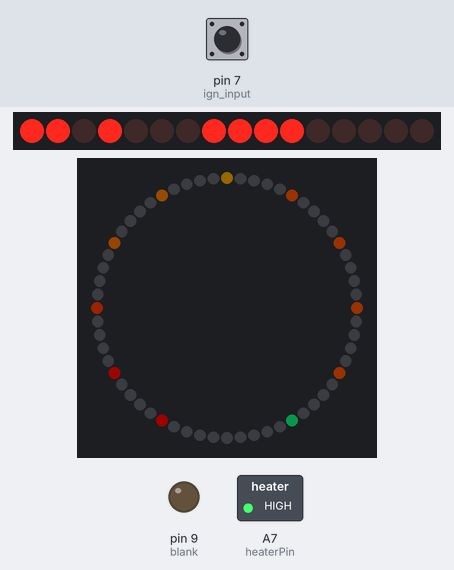
Bench run of a sketch on a simulated Teensy 4. On the bench: 16 shift-register outputs drawn as a row of LEDs (first output left, lit = HIGH), 60 RGB LEDs in a ring, first at the top, clockwise, switched loads named in the sketch (green lamp = pin HIGH), output pins drawn as LEDs (lit = HIGH). Wiring (inferred from the names in the program): 2 × shift register (74HC595): data pin 5; shift clock pin 1; latch pin 3. Wiring (inferred from the signals the program sends): row of LEDs: on Q0, Q1, Q2, Q3, Q4, Q5, Q6, Q7, Q8, Q9, Q10, Q11, Q12, Q13, Q14, Q15. The test bench sets the inputs (shaded band); at power-on: pin 7 (ign_input) HIGH. Dim RGB values are drawn brighter than linear; pins used as bus, display or sensor lines are not drawn.

Above: at 0.16 s.
At 1.07 s:
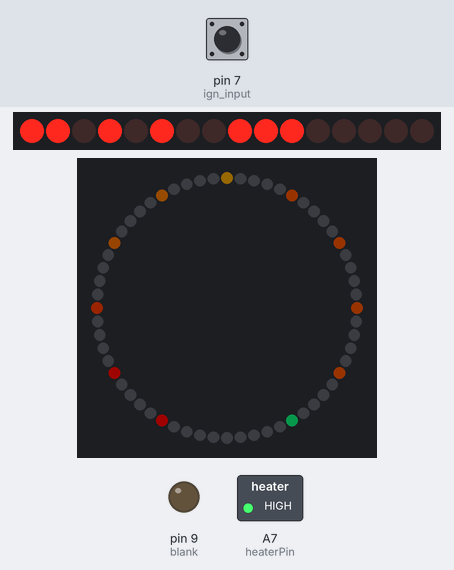
Timing chart, 0 to 40.0 s (numbered marks = the images above):
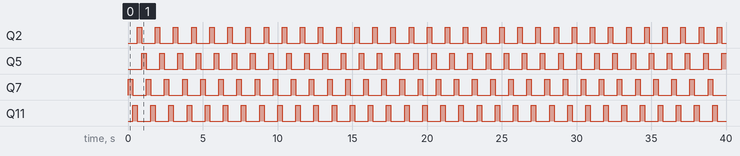

Measured:
- by itself, Q2, Q5, Q7, Q11: alternates HIGH for 0.30 s and LOW for 0.91 s
- by itself, everything shown: repeats every 1.2 s, in 4 steps

The sketch:

CountMethod.ino
```cpp
#include <FastLED.h>

// The LuMini rings need two data pins connected
#define DATA_PIN 11
#define CLOCK_PIN 13


// Define the array of leds
#define NUM_LEDS 60 //3 Inch
CRGB ring[NUM_LEDS];
uint8_t ringMap[255];
uint8_t rotation = 0;

void fadeAll(uint8_t scale = 250)
{
  for (int i = 0; i < NUM_LEDS; i++)
  {
    ring[i].nscale8(scale);
  }
}
float angleRangePerLED = 256.0 / (NUM_LEDS); //A single LED will take up a space this many degrees wide.

// see schematic for pin assignments
#define heaterPin 21
#define sck2 1
#define cs2 3
#define mosi2 5
#define blank 9
#define ign_input 7

int rpm = 8000;
bool NRup = true;
unsigned long tau = 0;
// Create an IntervalTimer object
IntervalTimer myTimer;
bool displayFlag = false;
bool blinkFlag = false;
bool blinkEven = false;
unsigned long blinkCount = 0;
#define blinkDelay 75
int vfdCount = 0;

// masks for vfd grid
#define threeMask 0b0000000000100000
#define twoMask 0b0000000000000100
#define oneMask 0b0000100000000000
#define zeroMask 0b0000000010000000

int ign_evt = 0; // counts ignition pulses
int last_ign_evt = 0;
int last_last_ign_evt = 0;
int last_last_last_ign_evt = 0;
#define fps 10000
void setup()
{
  //Configure pin outputs
  pinMode(sck2, OUTPUT);
  pinMode(cs2, OUTPUT);
  pinMode(mosi2, OUTPUT);
  pinMode(blank, OUTPUT);
  pinMode(heaterPin, OUTPUT);
  pinMode(7, INPUT_PULLUP);
  digitalWrite(blank, LOW); // enable VFD
  //analogWriteFrequency(heaterPin, 600);
  //analogWriteResolution(8);
  analogWrite(heaterPin, 150);// turn on heater

  //FastLED setup
  FastLED.addLeds<APA102, DATA_PIN, CLOCK_PIN, BGR>(ring, NUM_LEDS);
  FastLED.setBrightness(32);
  populateMap();

  myTimer.begin(frameISR, fps);


  //RPM counter interrupt
  attachInterrupt(digitalPinToInterrupt(ign_input), rpm_ISR, FALLING);
}

void loop() {
  // put your main code here, to run repeatedly:

//rpm = 1000000 / tau * 60 / 2; //convert microseconds to rps to rpm (2 ignition events per revolution)

  // grab pulses
  interrupts();
  delayMicroseconds(fps);
  noInterrupts();

  //calculate RPM
  int all_evt = 0;
  all_evt = (last_last_last_ign_evt + last_last_ign_evt + last_ign_evt + ign_evt)/4;
  rpm = all_evt * (1000000 / fps) * 60 / 2; // convert counts per frame to RPM (2 pulses per revolution)
  last_last_last_ign_evt = last_last_ign_evt;
  last_last_ign_evt = last_ign_evt;
  last_ign_evt = ign_evt;
  ign_evt = 0;
  //Display LED
  displayLED(rpm);
  //Display VFD
  displayVFD(vfdCount, rpm);
  displayFlag = false;


}

void populateMap () //we map LED's to a 360 degree circle where 360 == 255
{
  for (int ledNum = 0; ledNum < NUM_LEDS - 10; ledNum++) //Loops through each LED and assigns it to it's range of angles
  {
    for (int j = round(ledNum * angleRangePerLED * 6/5); j < round((ledNum + 1) * angleRangePerLED*6/5); j++)
    {

      if (ledNum <= 25)
      {
        ringMap[j] = 25 - ledNum;
      }
      else if (ledNum > 25)
      {
        ringMap[j] = 85 - ledNum;
      }


    }
  }
  return;
}

void frameISR()
{
  //set display flag
  displayFlag = true;
}


//This function displays one digit at a time
//it has to parse rpm into the relevant digit
void displayVFD(int count, int rpm)
{
  static int dec = 0;//decimal
  static int seg = 0;//seven seg
  static int out = 0;//masked output
  static const uint16_t dec2seg[10] =
  {
    0b0000011100001011,//0
    0b0000010000000010,//1
    0b0000010100011001,//2
    0b0000010100010011,//3
    0b0000011000010010,//4
    0b0000001100010011,//5
    0b0000001100011011,//6
    0b0000010100000010,//7
    0b0000011100011011,//8
    0b0000011100010011//9
  };

  if(count < 1)// if it's zero, or the least significant
    {
      dec = rpm % 10; // parse out 1's column
      seg = dec2seg[dec];// convert to binary in seven seg
      out = seg | zeroMask;
      vfdDigit(out);
      vfdCount = 1;
      return;
    }
  else if (count == 1) //grab 10's
    {
      dec = rpm % 100;
      dec = dec / 10;
      seg = dec2seg[dec];
      out = seg | oneMask;
      vfdDigit(out);
      vfdCount = 2;
      return;
    }
  else if (count == 2) //grab 100's
    {
      dec = rpm % 1000;
      dec = dec / 100;
      seg = dec2seg[dec];
      out = seg | twoMask;
      vfdDigit(out);
      vfdCount = 3;
      return;
    }
  else if (count > 2) // grab 1000's
    {
      dec = rpm / 1000;
      seg = dec2seg[dec];
      out = seg | threeMask;
      vfdDigit(out);
      vfdCount = 0;
      return;
    }
  else{return;}
}

void displayLED(int rotation){
  if(rpm > 9000 && blinkFlag == false && (millis() - blinkCount > blinkDelay)) //when to turn on
  {
    blinkCount = millis();
    blinkFlag = true;
    brandonValley();
    return;
  }
  else if(rpm > 9000 && blinkFlag == true)
  {
    if ((millis() - blinkCount) < blinkDelay)
    {
      return;
    }
    else //reset
    {
      blinkFlag = false;
      blinkCount = millis();
      blinkEven = !blinkEven;
    }
  }
  rotation = rotation * 255 / 9999 ;
  ring[25] = CHSV(25,255,255);
  ring[20] = CHSV(25,255,255);
  ring[15] = CHSV(25,255,255);
  ring[10] = CHSV(25,255,255);
  ring[5] = CHSV(25,255,255);
  ring[0] = CHSV(45,255,255);
  ring[55] = CHSV(35,255,255);
  ring[50] = CHSV(30,255,255);
  ring[45] = CHSV(20,255,255);
  ring[40] = CHSV(5,255,255);
  ring[35] = CHSV(0,255,255);
  ring[ringMap[rotation]] = CHSV(128, 200, 255);
  FastLED.show();
  fadeAll(250);
  return;
}

void vfdDigit(int letter)
{
  int msByte = letter >> 8;
  int lsByte = letter & 0x00FF;

  digitalWrite(cs2, LOW);
  shiftOut(mosi2, sck2, MSBFIRST, msByte);
  shiftOut(mosi2, sck2, MSBFIRST, lsByte);
  digitalWrite(cs2, HIGH);
}

void brandonValley()
{
  if(blinkEven)
  {
    for(int i = 0; i < NUM_LEDS; i+=2)
    {
      ring[i] = CHSV(5,255,255);
    }
  }
  else
  {
    for(int i = 1; i < NUM_LEDS; i+=2)
    {
      ring[i] = CHSV(5,255,255);
    }
  }
}
void rpm_ISR()
{
  ign_evt += 1; // add to count
  return;
}
```
